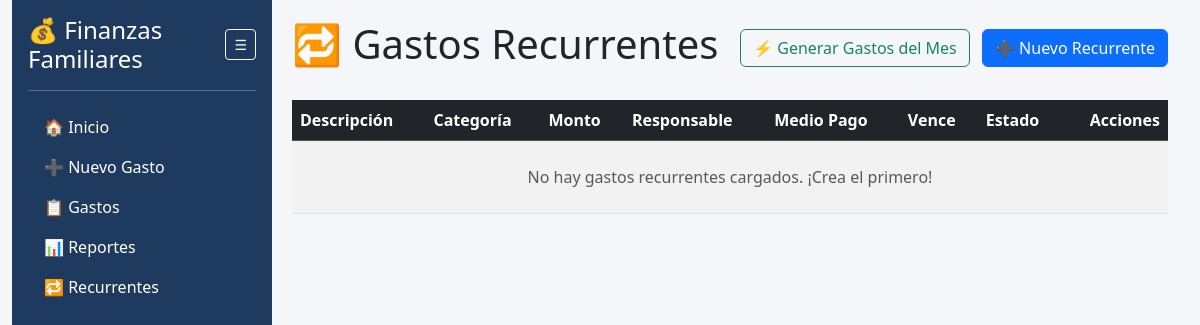
The page /recurrentes on the database as committed earlier.
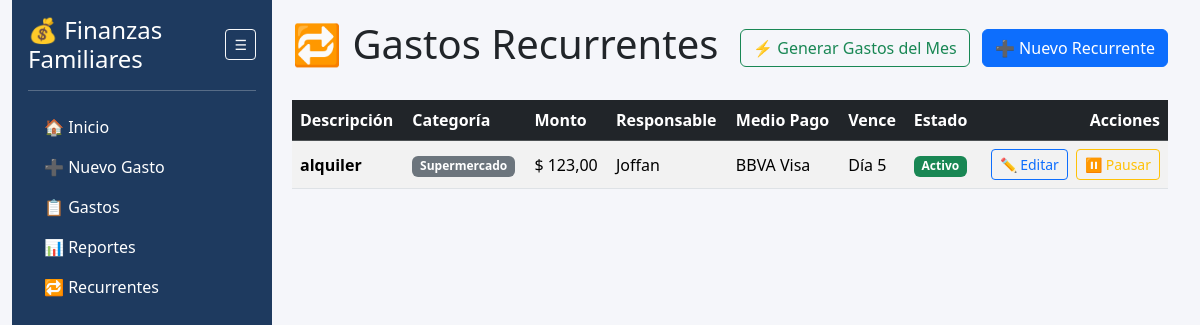
The same page on the database as committed later.
### app.py (models this page shows)
class GastoRecurrente(db.Model):
    id = db.Column(db.Integer,primary_key=True)
    descripcion = db.Column(db.String(200),nullable=False)
    categoria = db.Column(db.String(100),nullable=False)
    monto = db.Column(db.Float,nullable=False)
    responsable = db.Column(db.String(100),nullable=False)
    medio_pago = db.Column(db.String(100),nullable=False)
    dia_vencimiento = db.Column(db.Integer,nullable=False)
    activo = db.Column(db.Boolean,default=True)

### app.py (the view)
@app.route("/recurrentes")
def listar_recurrentes():
    recurrentes = GastoRecurrente.query.order_by(GastoRecurrente.descripcion).all()
    return render_template("recurrentes.html", recurrentes=recurrentes)

### app.py (called while the page is built)
@app.template_filter('moneda')
def moneda(valor):
    if valor is None:
        return "0,00"
    return f"{valor:,.2f}".replace(",", "X").replace(".", ",").replace("X", ".")

### templates/recurrentes.html
{% extends "base.html" %}
{% block contenido %}
<div class="d-flex justify-content-between align-items-center mb-4">
    <h1>🔁 Gastos Recurrentes</h1>
    <div>
        <form action="{{ url_for('generar_gastos_mes') }}" method="POST" class="d-inline">
            <button type="submit" class="btn btn-outline-success me-2" onclick="return confirm('¿Generar los gastos recurrentes para el mes actual?')">
                ⚡ Generar Gastos del Mes
            </button>
        </form>
        <a href="{{ url_for('nuevo_recurrente') }}" class="btn btn-primary">
            ➕ Nuevo Recurrente
        </a>
    </div>
</div>
<div class="table-responsive">
    <table class="table table-striped table-hover align-middle">
        <thead class="table-dark">
            <tr>
                <th>Descripción</th>
                <th>Categoría</th>
                <th>Monto</th>
                <th>Responsable</th>
                <th>Medio Pago</th>
                <th>Vence</th>
                <th>Estado</th>
                <th class="text-end">Acciones</th>
            </tr>
        </thead>
        <tbody>
            {% for recurrente in recurrentes %}
            <tr class="{{ 'table-secondary opacity-75' if not recurrente.activo }}">
                <td><strong>{{ recurrente.descripcion }}</strong></td>
                <td><span class="badge bg-secondary">{{ recurrente.categoria }}</span></td>
                <td>$ {{ recurrente.monto | moneda }}</td>
                <td>{{ recurrente.responsable }}</td>
                <td>{{ recurrente.medio_pago }}</td>
                <td>Día {{ recurrente.dia_vencimiento }}</td>
                <td>
                    {% if recurrente.activo %}
                        <span class="badge bg-success">Activo</span>
                    {% else %}
                        <span class="badge bg-danger">Inactivo</span>
                    {% endif %}
                </td>
                <td class="text-end">
                    <a href="{{ url_for('editar_recurrente', id=recurrente.id) }}" class="btn btn-sm btn-outline-primary me-1">
                        ✏️ Editar
                    </a>
                    <a href="{{ url_for('toggle_recurrente', id=recurrente.id) }}" class="btn btn-sm {{ 'btn-outline-warning' if recurrente.activo else 'btn-outline-success' }}">
                        {{ '⏸️ Pausar' if recurrente.activo else '▶️ Activar' }}
                    </a>
                </td>
            </tr>
            {% else %}
            <tr>
                <td colspan="8" class="text-center py-4 text-muted">
                    No hay gastos recurrentes cargados. ¡Crea el primero!
                </td>
            </tr>
            {% endfor %}
        </tbody>
    </table>
</div>
{% endblock %}

### templates/base.html (shortened to what this page needs)
    <!DOCTYPE html>
    <html lang="es">
    <head>
        <link rel="stylesheet"
    href="https://cdn.jsdelivr.net/npm/bootstrap@5.3.3/dist/css/bootstrap.min.css">
    </head>
    <body>
    <div class="container-fluid">
        <div class="d-flex">
            <nav class="sidebar" id="sidebarMenu">
                <div class="pt-3 px-3">
                    <div class="d-flex align-items-center justify-content-between">
                        <h4
                            class="text-white mb-0 texto-menu"
                            id="tituloSidebar">
                            💰 Finanzas Familiares
                        </h4>
                        <button
                            class="btn btn-outline-light btn-sm"
                            onclick="toggleSidebar()"
                            title="Mostrar/Ocultar Menú">
                            ☰
                        </button>
                    </div>
                    <hr class="text-white">
                    <ul class="nav flex-column">
                        <li class="nav-item">
                            <a class="nav-link" href="/">
                                🏠 <span class="texto-menu">Inicio</span>
                            </a>
                        </li>
                        <li class="nav-item">
                            <a class="nav-link" href="/nuevo">
                                ➕ <span class="texto-menu">Nuevo Gasto</span>
                            </a>
                        </li>
                        <li class="nav-item">
                            <a class="nav-link" href="/gastos">
                                📋 <span class="texto-menu">Gastos</span>
                            </a>
                        </li>
                        <li class="nav-item">
                            <a class="nav-link" href="/reportes">
                                📊 <span class="texto-menu">Reportes</span>
                            </a>
                        </li>
                        <li class="nav-item">
                            <a class="nav-link" href="/recurrentes">
                                🔁 <span class="texto-menu">Recurrentes</span>
                            </a>
                        </li>
                    </ul>
                </div>
            </nav>
            <main id="contenidoPrincipal" class="content">
                {% block contenido %}
                {% endblock %}
            </main>
        </div>
    </div>
    </body>
    </html>

### templates/base.html (style rules this page uses)
.sidebar { width: 260px; min-height: 100vh; background: #1e3a5f; flex-shrink: 0; transition: all 0.3s ease; }
body { background-color:#f5f6fa; }
.sidebar .nav-link { color:white; }
.content { flex:1; padding:20px; overflow-x:hidden; }

Rows that differ between the two databases and show on the page:
added GastoRecurrente: descripcion "alquiler", categoria "Supermercado", monto|moneda "123,00", responsable "Joffan", medio_pago "BBVA Visa", dia_vencimiento "5", shows "Activo", activo "⏸️ Pausar"
Other text that changed with them:
text no longer shown: "No hay gastos recurrentes cargados. ¡Crea el primero!"
